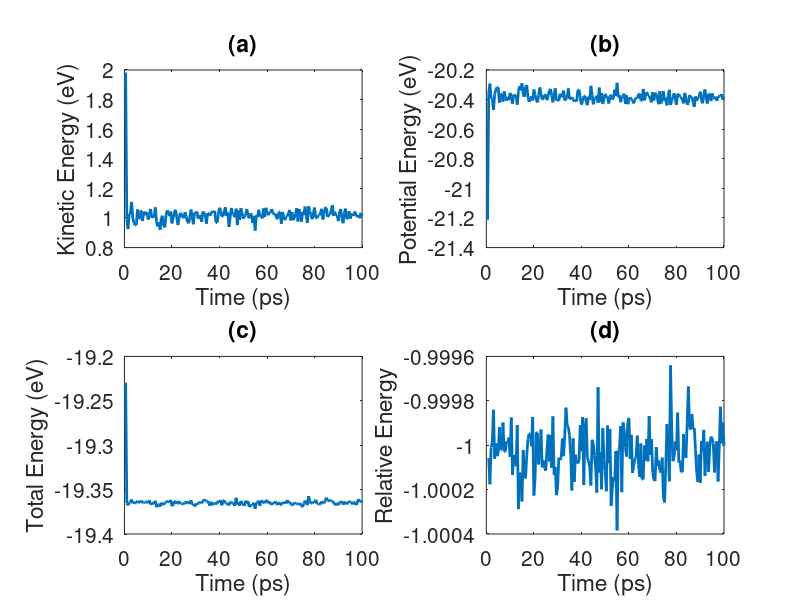

Recreate this plot in MATLAB.
clear; close all
load energy.txt;
timeStep = 5/1000; % ps
sampleInterval = 100;
timeInterval = timeStep * sampleInterval;
numData = size(energy, 1);
time = (1 : numData) * timeInterval;
totalEnergy = sum(energy, 2);
relativeEnergy = totalEnergy / mean(abs(totalEnergy));

figure;

subplot(2,2,1)
plot(time, energy(:,1), '-', 'linewidth', 2);hold on;
xlabel('Time (ps)', 'fontsize', 15);
ylabel('Kinetic Energy (eV)', 'fontsize', 15);
title('(a)', 'fontsize', 15);
set(gca, 'fontsize', 15);

subplot(2,2,2)
plot(time, energy(:,2), '-', 'linewidth', 2); hold on;
xlabel('Time (ps)', 'fontsize', 15);
ylabel('Potential Energy (eV)', 'fontsize', 15);
title('(b)', 'fontsize', 15);
set(gca, 'fontsize', 15);

subplot(2,2,3)
plot(time, totalEnergy, '-', 'linewidth', 2); hold on;
xlabel('Time (ps)', 'fontsize', 15);
ylabel('Total Energy (eV)', 'fontsize', 15);
title('(c)', 'fontsize', 15);
set(gca, 'fontsize', 15);

subplot(2,2,4)
plot(time(2:end), relativeEnergy(2:end),'-', 'linewidth', 2); hold on;
xlabel('Time (ps)', 'fontsize', 15);
ylabel('Relative Energy', 'fontsize', 15);
title('(d)', 'fontsize', 15);
set(gca, 'fontsize', 15);
